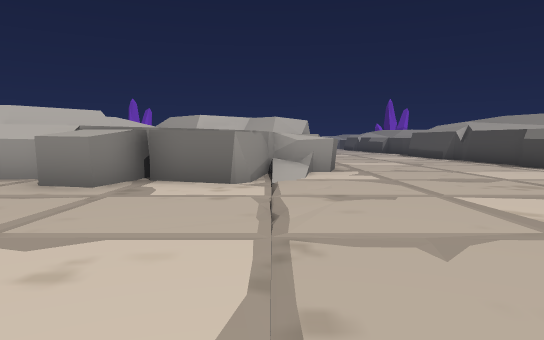
View 1 (above)

23 first-person views from a walk through a scene from a Unity 3-D project. The camera is 1.2 m above the floor, tilts 4° down and sees 70° across. The floor is counted in squares, 2 m on a side. Each view is taken from the middle of a square. On the plan, view 1 faces up. The plan holds only what a view shows up to about 11 squares ahead; the rest is blank. The place goes on beyond the plan. The player is left out. Some animated figures are not drawn. Some surface patterns are stand-ins.

View 2
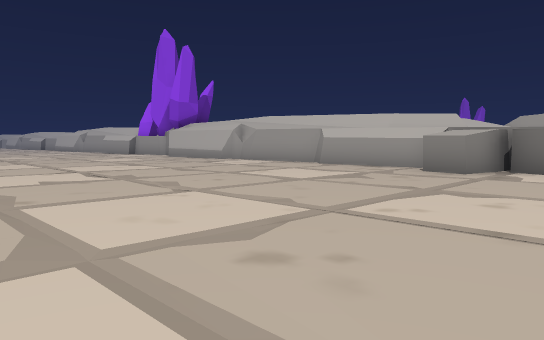

View 3
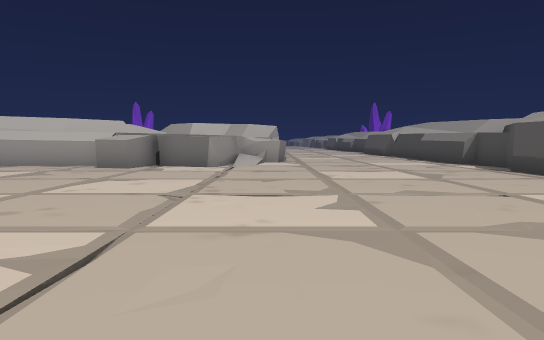

View 4
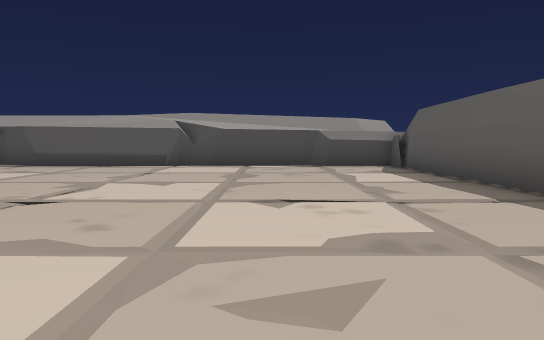

View 5
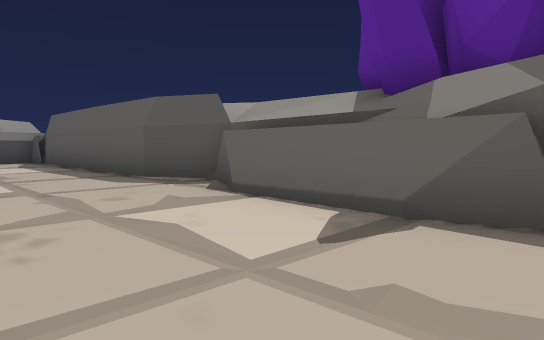

View 6
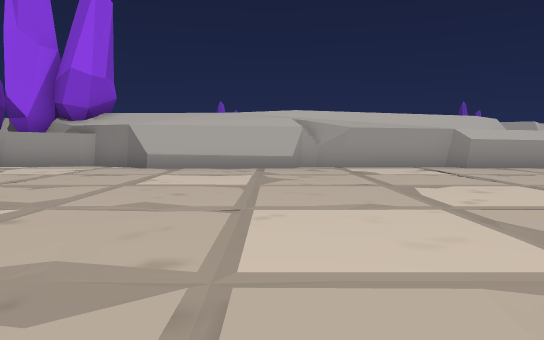

View 7
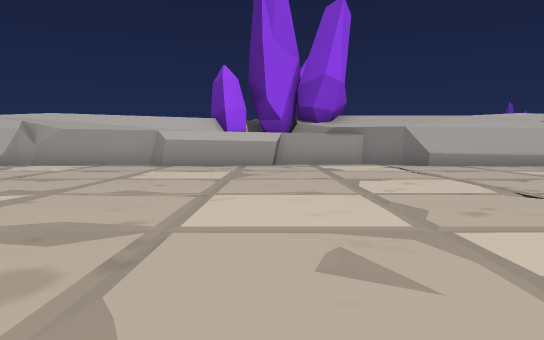

View 8
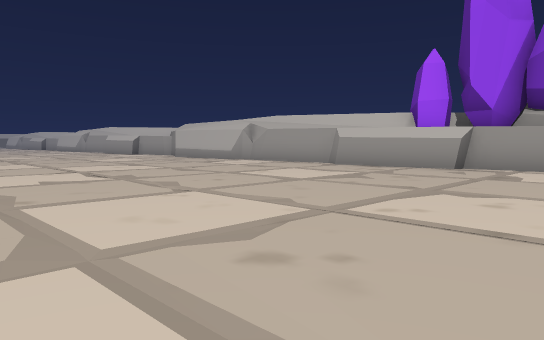

View 9
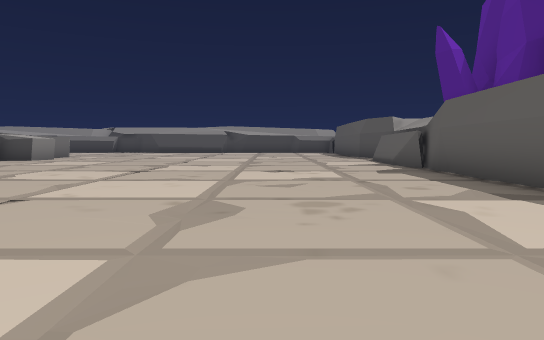

View 10
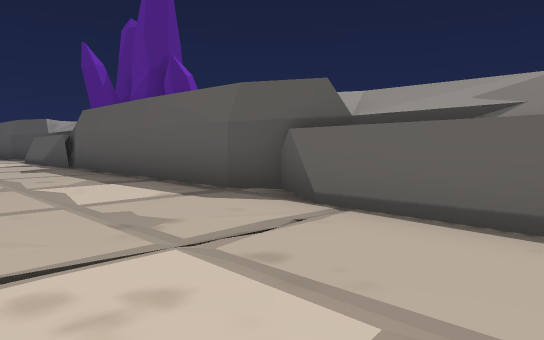

View 11
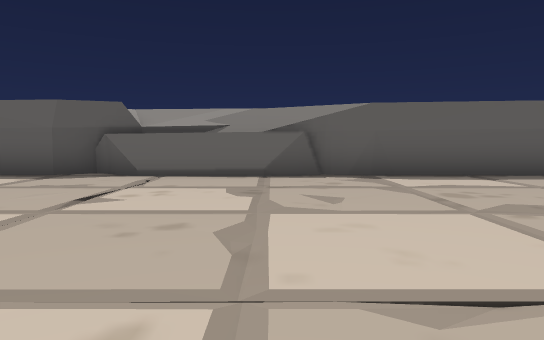

View 12
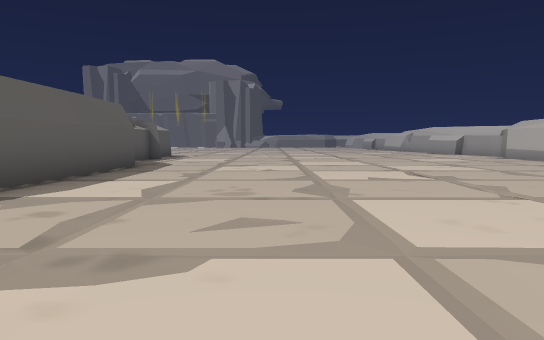

View 13
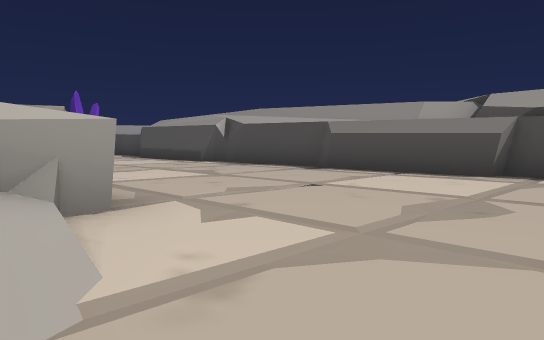

View 14
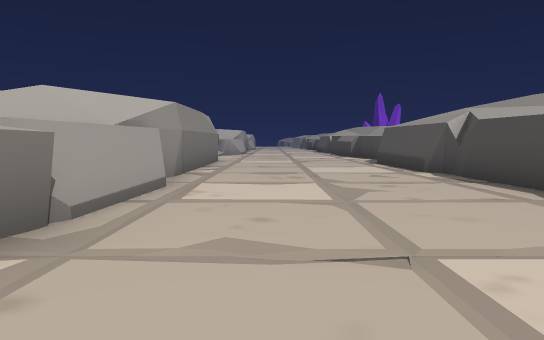

View 15
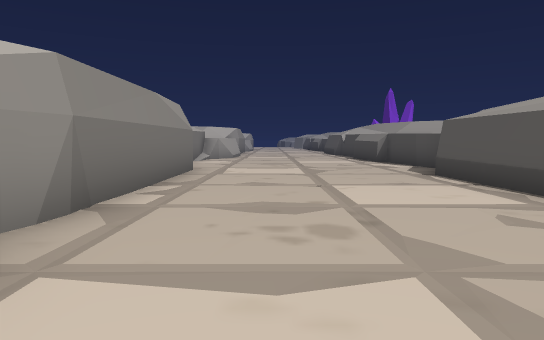

View 16
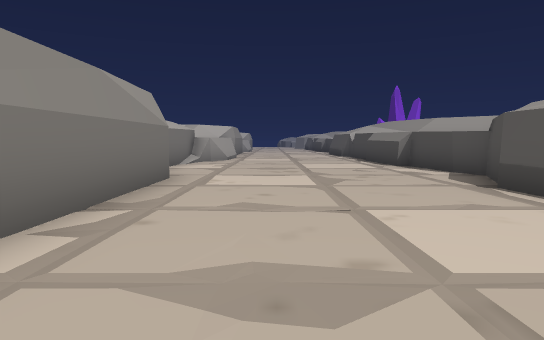

View 17
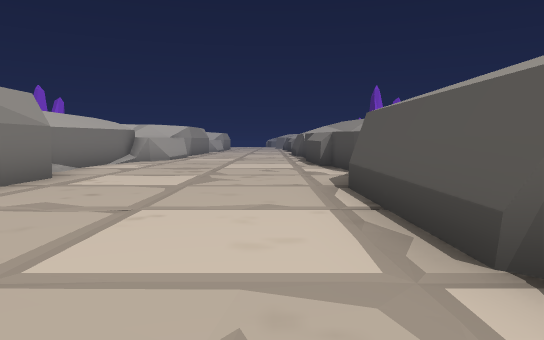

View 18
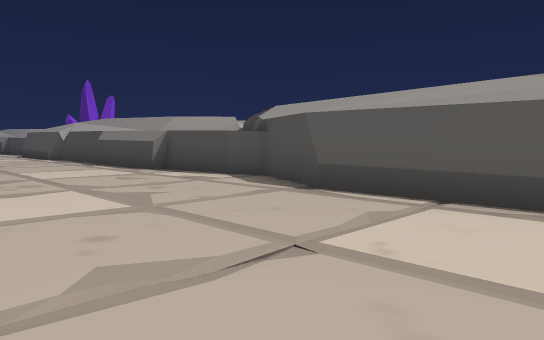

View 19
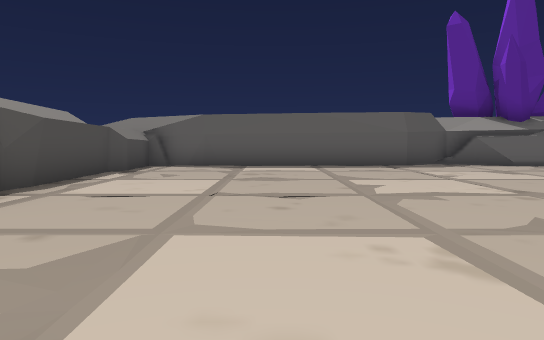

View 20
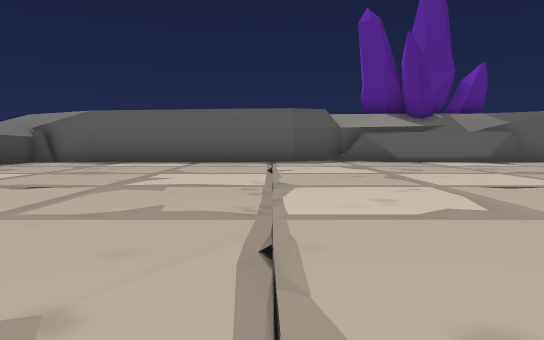

View 21
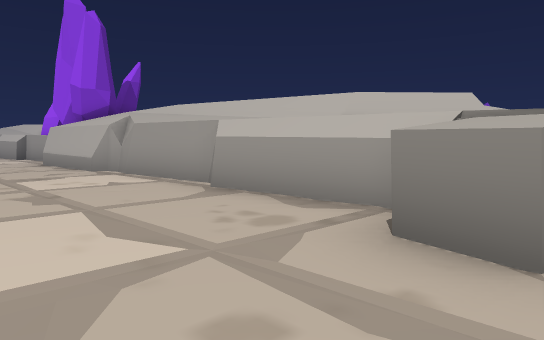

View 22
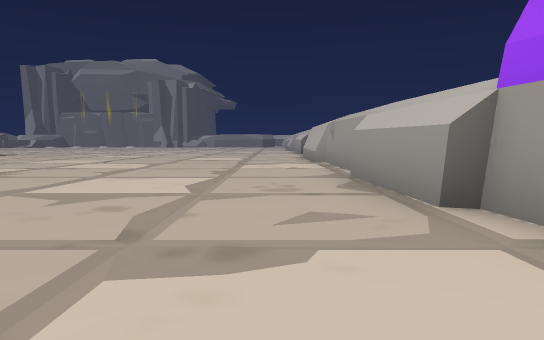

View 23
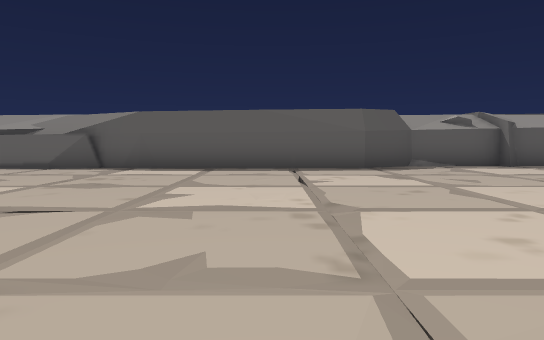

### Floor plan
Key: @ floor where view 1 was taken; # wall or solid block; . floor; / step, stairs or slope; ^ raised ledge.
Columns run from 27 left of view 1 to 7 right of it. Each row starts with its distance up from view 1.
 22                            #......^
 21                            #......^
 20                            #......#
 19                            ##.....#
 18                             #.....#
 17                             #....##
 16                             #....#
 15                             #....#
 14                             #....##
 13                             #.....#
 12                             #.....#
 11                             #.....#
 10                            ^^....##
  9                            ^^....##
  8                            ^^.....#
  7   ############  ########^^^^......#
  6  ##..........####.......####......#
  5  .........../...........^../......#
  4  ................................##
  3  ................................#
  2 .................................#
  1 .................................##
  0 ...........................@......#
 -1  .................................#
 -2  .........../............../......#
 -3 ............/............../......#
 -4 .................................##
 -5 ..........###........####........#
 -6 #^################################

Positions as (right, up) in squares from view 1, and headings:
1: (0, 0), facing up
2: (0, -2), facing up-left
3: (1, -4), facing up
4: (-4, -2), facing right
5: (-7, -2), facing down-right
6: (-11, -3), facing up
7: (-18, -4), facing up
8: (-15, -2), facing up-left
9: (-15, -2), facing right
10: (-17, -2), facing down-right
11: (-17, 2), facing down
12: (-15, -2), facing left
13: (0, 5), facing up-right
14: (3, 6), facing up
15: (3, 10), facing up
16: (3, 12), facing up
17: (5, 12), facing up
18: (2, 14), facing up-right
19: (3, 5), facing down
20: (0, 5), facing down
21: (-2, 3), facing up-left
22: (-15, 5), facing left
23: (-22, 4), facing down
